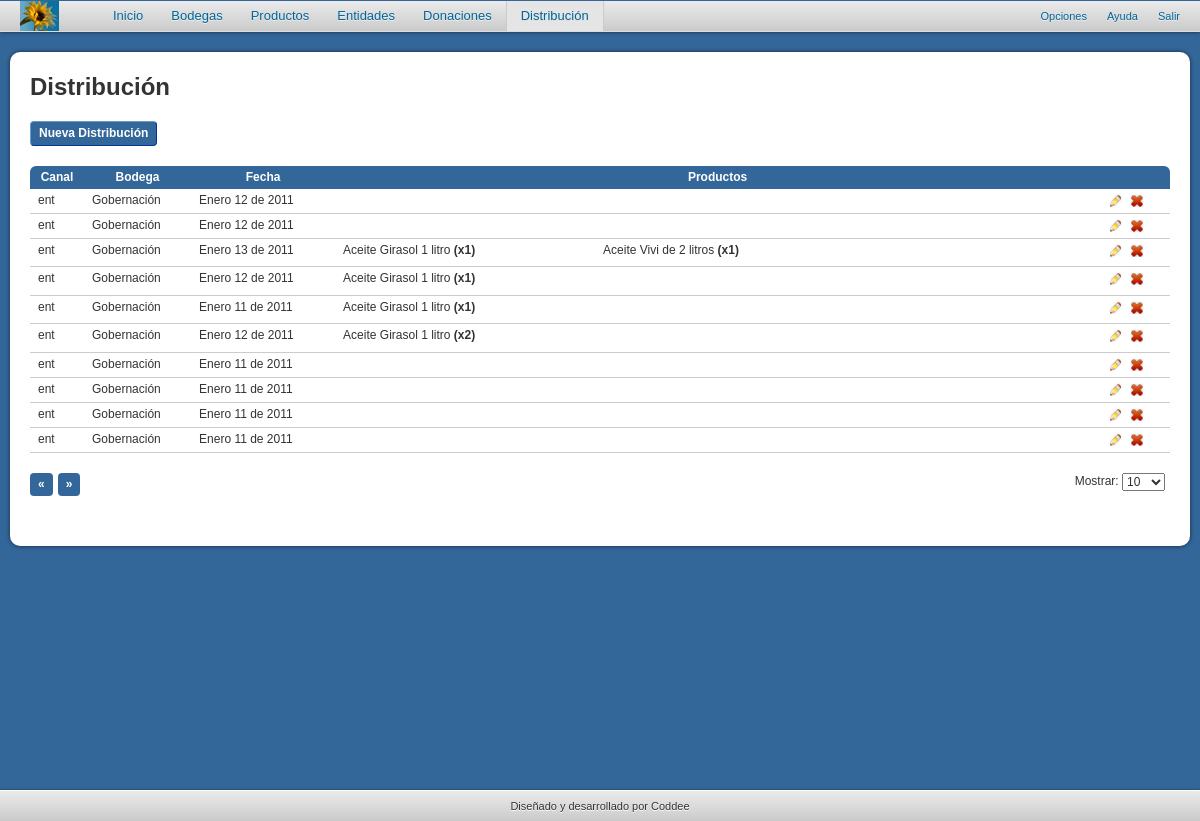
The app's page /distribution.php (signed in) with its own data.
### tables this page shows
CREATE TABLE `distributions` (
  `id` int(11) NOT NULL auto_increment,
  `deliveryDate` date NOT NULL,
  `state` int(11) NOT NULL,
  `companies_id` double NOT NULL,
  `warehouses_id` int(11) NOT NULL,
  `createdAt` timestamp NOT NULL default CURRENT_TIMESTAMP,
  `deletedAt` datetime default NULL,
  PRIMARY KEY  (`id`),
  KEY `fk_distributions_companies1` (`companies_id`),
  KEY `fk_distributions_warehouses1` (`warehouses_id`),
  CONSTRAINT `fk_distributions_warehouses1` FOREIGN KEY (`warehouses_id`) REFERENCES `warehouses` (`id`) ON DELETE NO ACTION ON UPDATE CASCADE
);

CREATE TABLE `companies` (
  `id` double NOT NULL,
  `name` varchar(45) NOT NULL,
  `contactName` varchar(45) default NULL,
  `phoneNumber` varchar(45) default NULL,
  `address` varchar(45) default NULL,
  `email` varchar(45) default NULL,
  `faxNumber` varchar(45) default NULL,
  `type` int(11) default NULL,
  `towns_id` int(11) NOT NULL,
  `createdA` timestamp NOT NULL default CURRENT_TIMESTAMP,
  `deletedAt` datetime default NULL,
  PRIMARY KEY  (`id`)
);

CREATE TABLE `warehouses` (
  `id` int(11) NOT NULL auto_increment,
  `name` varchar(45) default NULL,
  `description` varchar(45) default NULL,
  `type` int(11) default NULL,
  `occupation` int(11) default NULL,
  `contactName` varchar(45) default NULL,
  `address` varchar(45) default NULL,
  `phoneNumber` varchar(45) default NULL,
  `cellphone` varchar(45) default NULL,
  `faxNumber` varchar(45) default NULL,
  `towns_id` int(11) NOT NULL,
  `createdAt` timestamp NOT NULL default CURRENT_TIMESTAMP,
  `deletedAt` datetime default NULL,
  `email` varchar(45) default NULL,
  `companies_id` double default NULL,
  PRIMARY KEY  (`id`),
  KEY `fk_warehouses_towns1` (`towns_id`),
  KEY `companies` (`companies_id`),
  CONSTRAINT `FK_warehouses` FOREIGN KEY (`companies_id`) REFERENCES `companies` (`id`) ON DELETE NO ACTION ON UPDATE CASCADE,
  CONSTRAINT `fk_warehouses_towns1` FOREIGN KEY (`towns_id`) REFERENCES `towns` (`id`) ON DELETE NO ACTION ON UPDATE CASCADE
);

CREATE TABLE `products` (
  `id` int(11) NOT NULL auto_increment,
  `name` varchar(45) NOT NULL,
  `description` varchar(200) default NULL,
  `state` int(11) default '0',
  `productTypes_id` int(11) NOT NULL,
  `flagkit` tinyint(1) default '0',
  `createdAt` timestamp NOT NULL default CURRENT_TIMESTAMP,
  `deletedAt` datetime default NULL,
  PRIMARY KEY  (`id`),
  KEY `fk_products_productTypes1` (`productTypes_id`),
  CONSTRAINT `fk_products_productTypes1` FOREIGN KEY (`productTypes_id`) REFERENCES `producttypes` (`id`) ON DELETE NO ACTION ON UPDATE CASCADE
);

### includes/settings.php (called while the page is built, shortened)
<?php
$dbDatabase = 'coddeedms';
?>

### includes/basic-functions.php (called while the page is built, shortened)
<?php
function getTable($table,$condition = '',$order = '',$limit = ''){
	$return = $limit == '1' ? 1 : 0;
	$condition = $condition != '' ? ' where ' . $condition : '';
	$order = $order != '' ? ' order by ' . $order : '';
	$limit = $limit != '' ? ' limit ' . $limit : '';
	$query = "select * from $table $condition $order $limit";
	return runQuery($query,$return);
}
function runQuery($query,$return = 0){
	include('settings.php');
	$connection = mysql_connect($dbHost,$dbUsername,$dbPassword);
	$result = mysql_query($query,$connection);
	if($result){
		if($return == 1){
			$row = mysql_fetch_array($result);
			return $row;
		}elseif($return == 2){
			$num = mysql_num_rows($result);
			return $num;
		}elseif($return == 3){
			$id = mysql_insert_id($connection);
			return $id;
		}else{
			return $result;
		}
	}else{
		return false;
	}
}
function formatDate($date,$format = 0){
	$y = substr($date,0,4);
	$m = substr($date,5,2);
	$d = substr($date,8,2);
	if($format == 0){
		$mes = array('Enero','Febrero','Marzo','Abril','Mayo','Junio','Julio','Agosto','Septiembre','Octubre','Noviembre','Diciembre');
	}else{
		$mes = array('Ene','Feb','Mar','Abr','May','Jun','Jul','Ago','Sep','Oct','Nov','Dic');
	}
	$nmes = array('01','02','03','04','05','06','07','08','09','10','11','12');
	$m = str_replace($nmes,$mes,$m);
	$fecha = $m.' '.$d;
	if($format == 0 || $format == 2){ $fecha = $m.' '.$d.' de '.$y; }
	return $fecha;
}
?>

### includes/functions.php (called while the page is built, shortened)
<?php
require_once('basic-functions.php');
function getDistributionProducts($id){
	$query = "select p.*, pd.*, pdd.*, d.*, count(p.id) quantity from  distributions d, products_donations_distributions pdd, products_donations pd, products p where pd.deletedAt is null and d.id = pdd.distributions_id and pdd.products_donations_id = pd.id and pd.products_id = p.id and d.id = $id group by p.id order by p.name asc";
	$products = runQuery($query);
	return $products;
}
function isAnyRol($user){
	$query = "select * from users where id=$user";
	$result=runQuery($query);
	$nums_row=runQuery($query,2);
	if($nums_row>0)
	{
		$row = mysql_fetch_array($result);
		if($row['profile']=='Administrador')
		{
		return 1;
		}
	}
	else
		return 0;
}
?>

### distribution.php (the view, shortened to what this page needs)
<?php $section = 'distribution'; ?>
<?php include('includes/header.php'); ?>
			<h2>Distribución</h2>
			<ul class="toolbar">
	            <?php
				$rol=isAnyRol($_SESSION['dms_id']);
				if($rol== 1 || $rol== 2){?>
                <li><a href="includes/forms/distributionsAdd.php?us=<?php echo $_SESSION['dms_id']?>" class="btn colorbox">Nueva Distribución</a></li>
				<?php } ?>
            </ul>
            <table cellpadding="0" cellspacing="0"><thead>
            	<tr>
                	<th>Canal</th>
                    <th>Bodega</th>
                    <th>Fecha</th>
                    <th>Productos</th>
                    <th width="50">&nbsp;</th>
                </tr></thead><tbody>
                <?php
					$distributions = getTable('distributions','deletedAt IS NULL','id desc');
					$numRows = mysql_num_rows($distributions);
					if($numRows > 0){
						while($distribution = mysql_fetch_array($distributions)){
							$company = getTable('companies',"id = $distribution[companies_id]",'',1);
							$warehouse = getTable('warehouses',"id = $distribution[warehouses_id]",'',1);
				?>
                <tr>
                	<td><?php echo $company['name']; ?></td>
                    <td><?php echo $warehouse['name']; ?></td>
                    <td><?php echo formatDate($distribution['deliveryDate']); ?></td>
                    <td><ul class="kit-product-list">
						<?php
							$products = getDistributionProducts($distribution['id']);
							while($product = mysql_fetch_array($products)){
								echo  '<li>' . $product['name'] . ' <strong>(x' . $product['quantity'] . ')</strong></li>';
							}
						?>
                    </ul></td>
                    <td>
                    <?php if($rol== 1 || $rol== 2){?>
                    	<ul class="table-actions">
                        	<li><a href="includes/forms/distributionsEdit.php?e=<?php echo $distribution['id']; ?>&us=<?php echo $_SESSION['dms_id']?>" class="icon edit colorbox" title="Editar"><span>Editar</span></a></li>
                            <li><a href="includes/forms/delete.php?t=distributions&d=<?php echo $distribution['id']; ?>" class="icon delete colorbox" title="Eliminar"><span>Eliminar</span></a></li>
                        </ul>
					<?php } ?>
                    </td>
                </tr>
                <?php
						}
					}else{
						echo '<tr><td colspan="5">No hay datos para mostrar</td></tr>';
					}
				?>
            </tbody></table>
            <ul id="pagination">
                <li class="prev"><a href="javascript:void(0);">&laquo;</a></li>
                <li class="next"><a href="javascript:void(0);">&raquo;</a></li>
                <li class="floatright">Mostrar:
                    <select class="pagesize">
                        <option selected="selected" value="10">10</option>
                    </select>
                </li>
            </ul>
<?php include('includes/footer.php'); ?>

### includes/header.php (shortened to what this page needs)
<?php require_once('includes/functions.php'); ?>
<!DOCTYPE html PUBLIC "-//W3C//DTD XHTML 1.0 Transitional//EN" "http://www.w3.org/TR/xhtml1/DTD/xhtml1-transitional.dtd">
<html xmlns="http://www.w3.org/1999/xhtml">
<head>
    <link type="text/css" rel="stylesheet" href="css/reset.css?v=1" />
    <link type="text/css" rel="stylesheet" href="css/jquery-ui/jquery-ui-1.8.7.custom.css" />
    <link type="text/css" rel="stylesheet" href="css/colorbox/colorbox.css" />
    <link type="text/css" rel="stylesheet" href="css/style.css?v=1" />
    <link type="text/css" rel="stylesheet" href="css/devices.css?v=1" />
</head>
<body>
 <div id="wrapper">
		<div id="header">
			<h1 id="logo"><a href="index.php"><img src="images/logo.png" alt="" /></a></h1>
            <?php if($section != 'login'){ ?>
            <ul id="nav">
                <li<?php if($section == 'home'){ ?> class="active"<?php } ?>><a href="index.php">Inicio</a></li>
                <li<?php if($section == 'warehouses'){ ?> class="active"<?php } ?>><a href="warehouses.php">Bodegas</a>
                </li>
                <li<?php if($section == 'products'){ ?> class="active"<?php } ?>><a href="products.php">Productos</a>
                </li>
                <li<?php if($section == 'companies'){ ?> class="active"<?php } ?>><a href="companies.php">Entidades</a></li>
                <li<?php if($section == 'donations'){ ?> class="active"<?php } ?>><a href="donations.php">Donaciones</a>
                </li>
                <li<?php if($section == 'distribution'){ ?> class="active"<?php } ?>><a href="distribution.php">Distribución</a>
                </li>
            </ul>
            <ul id="options">
            	<li><a href="options.php">Opciones</a></li>
                <li><a href="help.php">Ayuda</a></li>
                <li><a href="login.php">Salir</a></li>
            </ul>
            <?php } ?>
		</div>
		<div id="content">

### includes/footer.php (shortened to what this page needs)
		</div>
	</div>
    <div id="footer">
        <a href="http://www.coddeeweb.com/">Diseñado y desarrollado por Coddee</a>
    </div>
</body>
</html>

### css/style.css (style rules this page uses)
.floatright { float:right !important; }
h1, h2, h3, h4, h5, h6 { font-size:20px; font-weight:bold; margin-bottom:10px; }
h2 { font-size:24px; margin-bottom:20px; }
a { color:#039; text-decoration:none; }
html, body { height:100%; }
body, input, textarea, select { color:#333; font-family:Arial, Helvetica, sans-serif; font-size:12px; }
#wrapper { background:#369; min-height:100%; height:auto !important; height:100%; margin:0 auto -30px; padding-bottom:20px; }
#header { background:#DDD url(../images/bg/header.gif) repeat-x top; border-bottom:1px solid #DDD; border-top:1px solid #369; -moz-box-shadow:0 0 4px rgba(0,0,0,0.6); -webkit-box-shadow:0 0 4px rgba(0,0,0,0.6); box-shadow:0 0 4px rgba(0,0,0,0.6); color:#039; height:30px; margin-bottom:20px; padding:0 20px; }
#header a { color:#069; text-shadow:0 1px #EEE; }
#logo { float:left; line-height:30px; }
#nav { float:left; font-size:13px; list-style:none; margin:0 20px 0 40px; }
#nav li { float:left; position:relative; }
#nav a { display:block; line-height:30px; padding:0 14px; }
#nav .active > a { background:#E5E5E5; border-left:1px solid #CCC; border-right:1px solid #CCC; text-shadow:0 1px #DDD; }
#options { float:right; font-size:11px; list-style:none; }
#options li { float:left; line-height:30px; margin-left:20px; }
#content { background:#FFF; -moz-border-radius:10px; -webkit-border-radius:10px; border-radius:10px; -moz-box-shadow:0 0 4px rgba(0,0,0,0.6); -webkit-box-shadow:0 0 4px rgba(0,0,0,0.6); box-shadow:0 0 4px rgba(0,0,0,0.6); margin:0 10px 30px; overflow:hidden; padding:20px 20px 50px; }
.toolbar { clear:both; margin-bottom:20px; overflow:hidden; }
.toolbar li { float:left; margin-right:15px; }
.table-actions li { float:left; margin-right:5px; }
.kit-product-list li { float:left; margin:0 20px 5px 0; width:240px; }
#pagination { position:static !important; }
#pagination li { float:left; margin-right:5px; }
#pagination a { background:#369; -moz-border-radius:4px; -webkit-border-radius:4px; border-radius:4px; color:#FFF; display:block; font-weight:bold; padding:4px 8px; text-align:center; }
#footer { background:#DDD url(../images/bg/header.gif) repeat-x top; border-top:1px solid #FFF; -moz-box-shadow:0 0 2px rgba(0,0,0,0.6); -webkit-box-shadow:0 0 2px rgba(0,0,0,0.6); box-shadow:0 0 2px rgba(0,0,0,0.6); font-size:11px; height:30px; line-height:30px; text-align:center; }
#footer a { color:#333; text-shadow:0 1px #FFF; }
table { margin-bottom:20px; width:100%; }
th { background:#369; color:#FFF; cursor:pointer; text-align:center; }
th:first-child { -moz-border-radius-topleft:6px; -webkit-border-top-left-radius:6px; border-top-left-radius:6px; }
th:last-child { -moz-border-radius-topright:6px; -webkit-border-top-right-radius:6px; border-top-right-radius:6px; }
th,td { padding:4px 8px; }
td { border-bottom:1px solid #CCC; }
.btn { background:#369; border:1px solid; border-color:#69C #039 #039 #69C; -moz-border-radius:4px; -webkit-border-radius:4px; border-radius:4px; color:#FFF; display:inline-block; font-weight:bold; padding:4px 8px; }
.icon { background:url(../images/icn/icons.png) no-repeat 0 0; display:block; height:16px; width:16px; }
.icon.delete { background-position:0 -20px; }
.icon.edit { background-position:0 -40px; }

### records on screen
distributions: companies.name "ent", warehouses.name "Gobernación", deliveryDate "Enero 12 de 2011"
distributions: companies.name "ent", warehouses.name "Gobernación", deliveryDate "Enero 12 de 2011"
distributions: companies.name "ent", warehouses.name "Gobernación", deliveryDate "Enero 13 de 2011", products.name "Aceite Girasol 1 litro", quantity "1", products.name "Aceite Vivi de 2 litros"
distributions: companies.name "ent", warehouses.name "Gobernación", deliveryDate "Enero 12 de 2011", products.name "Aceite Girasol 1 litro", quantity "1"
distributions: companies.name "ent", warehouses.name "Gobernación", deliveryDate "Enero 11 de 2011", products.name "Aceite Girasol 1 litro", quantity "1"
distributions: companies.name "ent", warehouses.name "Gobernación", deliveryDate "Enero 12 de 2011", products.name "Aceite Girasol 1 litro", quantity "2"
distributions: companies.name "ent", warehouses.name "Gobernación", deliveryDate "Enero 11 de 2011"
distributions: companies.name "ent", warehouses.name "Gobernación", deliveryDate "Enero 11 de 2011"
distributions: companies.name "ent", warehouses.name "Gobernación", deliveryDate "Enero 11 de 2011"
distributions: companies.name "ent", warehouses.name "Gobernación", deliveryDate "Enero 11 de 2011"
